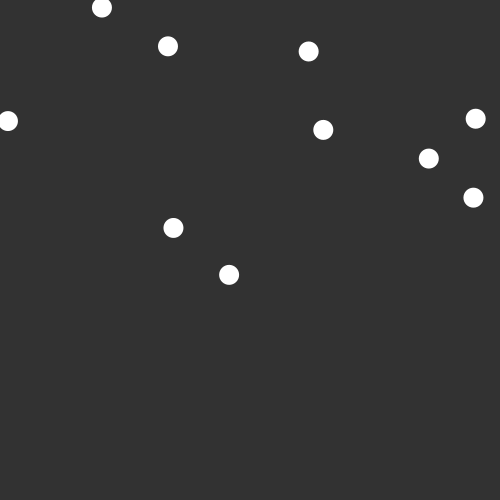
Frame 1 (no input)
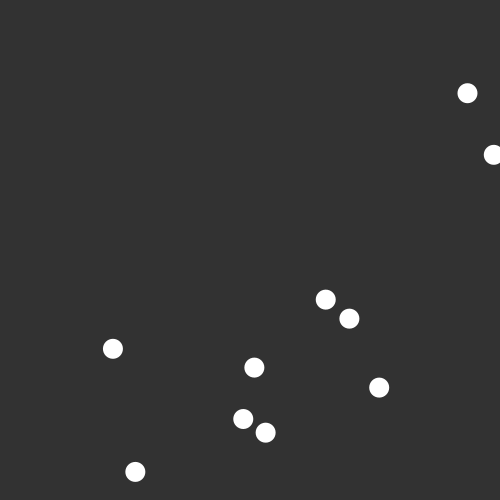
Frame 60 (the mouse pressed at the canvas centre just before this capture)
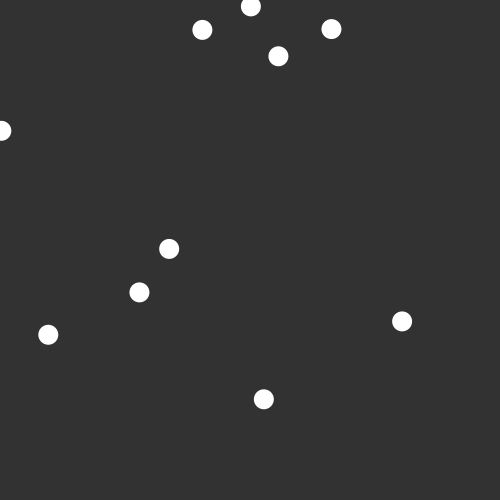
Frame 120 (the mouse held since frame 60 and released just before this capture)

The Processing sketch that drew these frames (run headless with seeded random() and noise(); from frame 60 on, the mouse is pressed at the canvas centre):

// Processing sketch: sketch_221027a2
// ── sketch_221027a2.pde
int x = 0;

void setup() {
  
  size (500,500);
  
}

void draw() {
  frameRate(12);
  background(50);
  fill(255);
  noStroke();
  
  for (int i = 0; i < 10; i++) {
    
   ellipse (random(width), random(height),20,20);
  }
}
